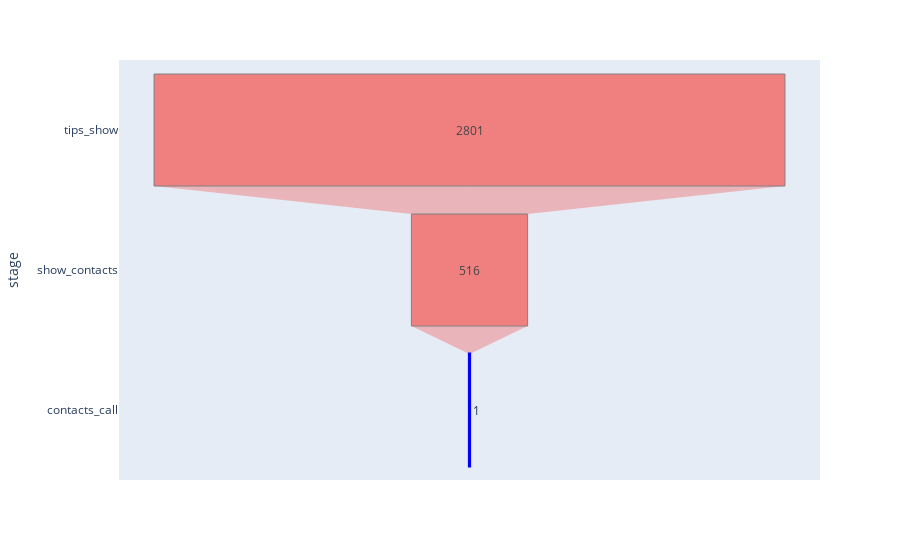

Notebook code cell kept with this figure:
### Code cell
#построим воронку переходов для сценария Tip_show - show_contacts - contacts_call

tip_users = user_sankey2.query('event_name == "tips_show"')['user_id'].unique()
tip_df = user_sankey2.query('user_id in @tip_users')
tip1=tip_df.groupby('event_name', as_index=False).agg(users_cnt=('user_id', 'nunique'))

data_funnel_map4=tip1.query("event_name in ('tips_show', 'show_contacts', 'contacts_call')")
data_funnel_map4=data_funnel_map4.sort_values(by='users_cnt', ascending=False)
data_funnel_map4

data_funnel_x4=data_funnel_map4['users_cnt'].to_frame().reset_index()['users_cnt'].to_list()
data_funnel_y4=data_funnel_map4['event_name'].to_frame().reset_index()['event_name'].to_list()

df = pd.DataFrame(dict(
    stage = data_funnel_y4,
    number = data_funnel_x4))

fig = px.funnel(df, x = 'number', y = 'stage',
                color_discrete_sequence = ['lightcoral'], opacity = 1)
fig.update_traces(marker = {'line': {'width': [1, 1, 3, 1], 'color': ['gray', 'gray', 'blue', 'gray']}})

### Figure 1 — Plotly figure (JSON) as saved in the notebook; plotly's stock layout.template omitted (floating-point values rounded to 4 significant figures)
{"data": [{"hovertemplate": "number=%{x}<br>stage=%{y}<extra></extra>", "legendgroup": "", "marker": {"color": "lightcoral", "line": {"color": ["gray", "gray", "blue", "gray"], "width": [1, 1, 3, 1]}}, "name": "", "opacity": 1, "orientation": "h", "showlegend": false, "type": "funnel", "x": [2801, 516, 1], "xaxis": "x", "y": ["tips_show", "show_contacts", "contacts_call"], "yaxis": "y"}], "layout": {"legend": {"tracegroupgap": 0}, "margin": {"t": 60}, "xaxis": {"anchor": "y", "domain": [0, 1], "title": {"text": "number"}}, "yaxis": {"anchor": "x", "domain": [0, 1], "title": {"text": "stage"}}}}
